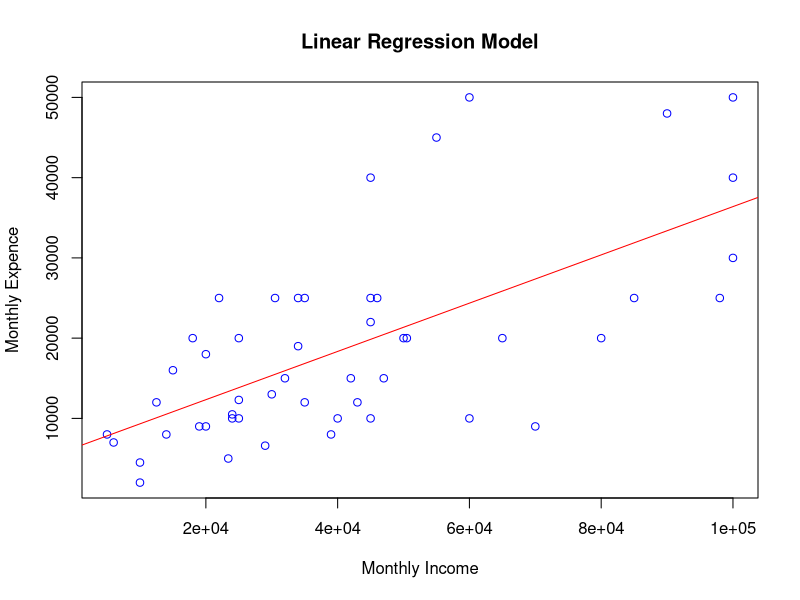
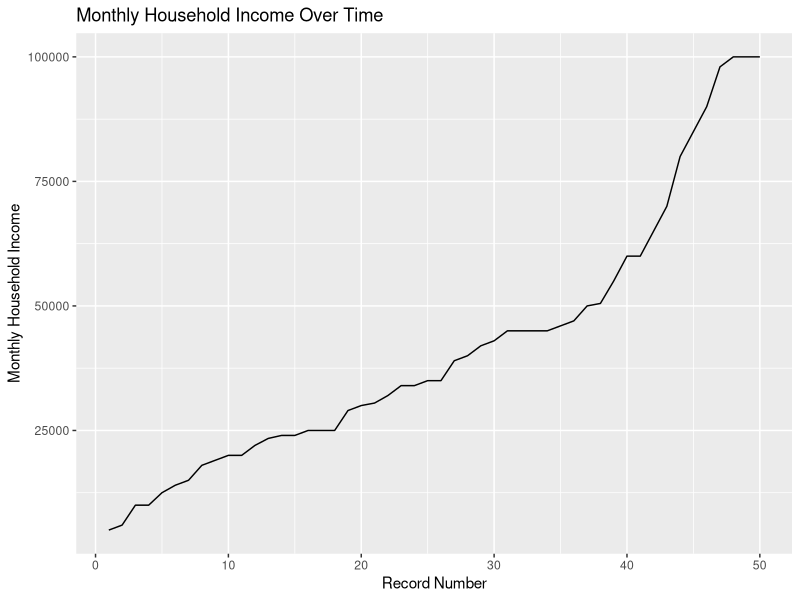
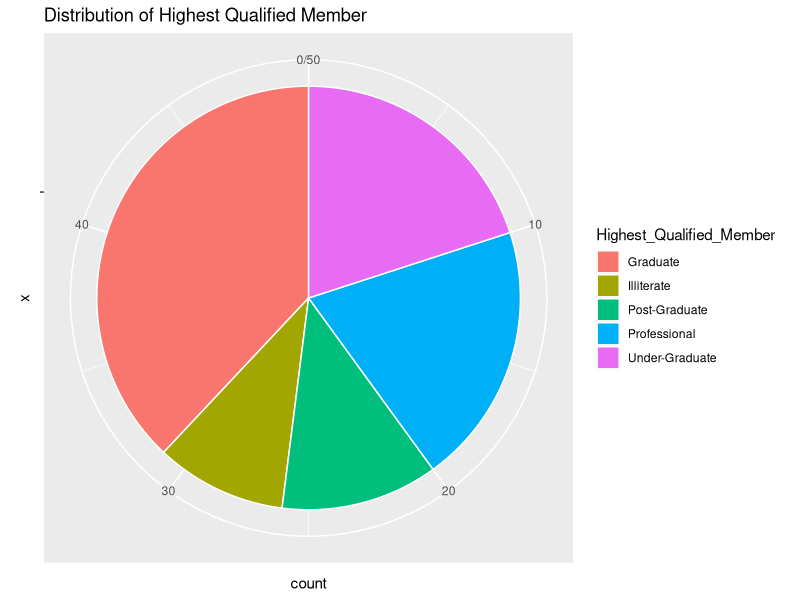
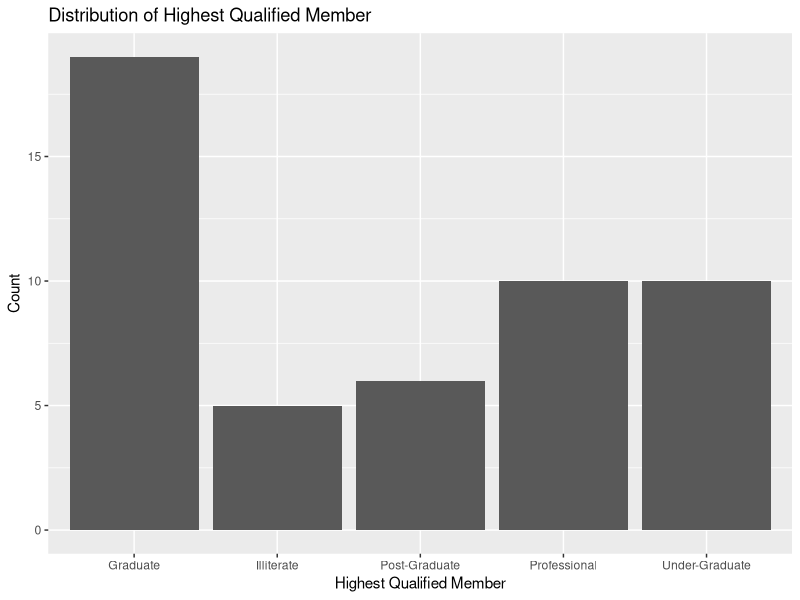
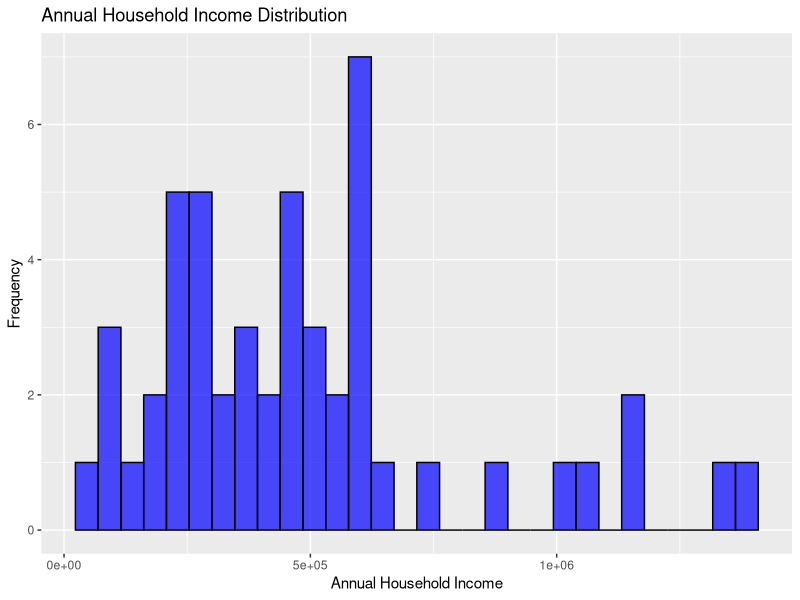
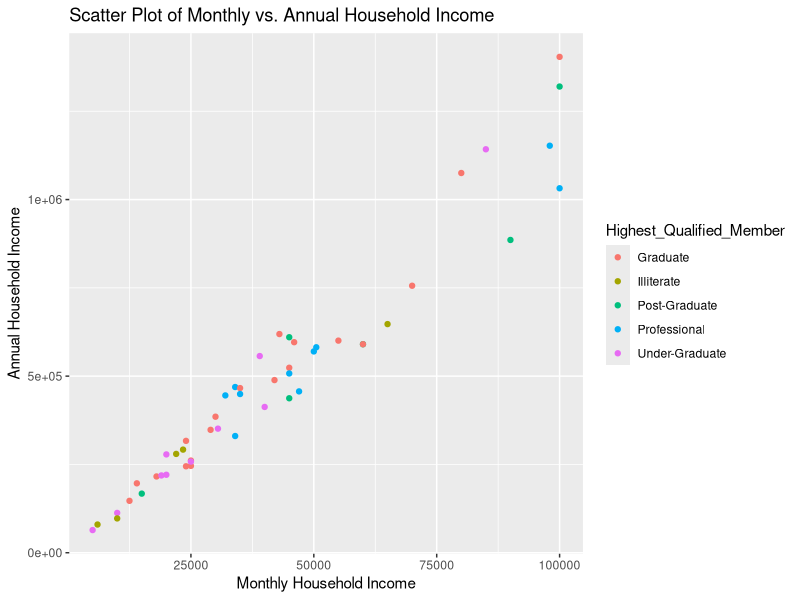
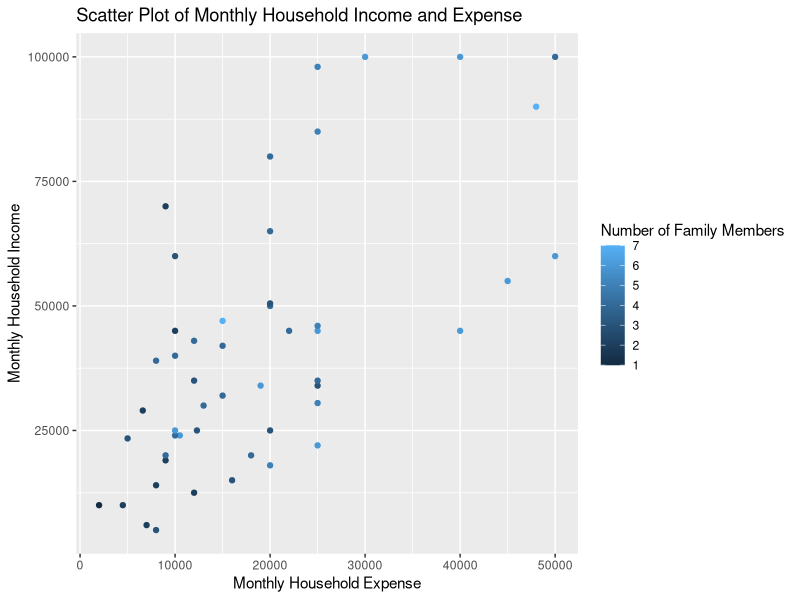

Here is the R script that generated these plots, in order:
#install the required packages
install.packages(c("ggplot2", "dplyr"))

# Load required libraries
library(dplyr)
library(ggplot2)

# Load historical stock price data
data <- read.csv("Inc_Exp_Data.csv")
print(data)
str(data)

# Descriptive statistics
IQR<- IQR(data$Mthly_HH_Expense,na.rm = TRUE)
var<- var(data$Mthly_HH_Expense,na.rm = TRUE)
sd<- sd(data$Mthly_HH_Expense,na.rm = TRUE)

print(paste("IQR of Monthly Expence:", IQR))
print(paste("Variance of Monthly Expence:", var))
print(paste("Standard Deviation of Monthly Expence:", sd))

# Covariance and correlation
cov_matrix <- cov(select(data, Mthly_HH_Income, Mthly_HH_Expense,Annual_HH_Income))
print(cov_matrix)

#summarise
Avg_Annual_Income<- data %>% summarise(AvgAnualIncome = mean(Annual_HH_Income, na.rm = TRUE))
print(Avg_Annual_Income)

#filter
Anual_values<-data%>%filter(Annual_HH_Income>625500)
print(Anual_values)

# Create a linear regression model
model<-lm(Annual_HH_Income~Mthly_HH_Expense+Mthly_HH_Income,data=data)

# Print a summary of the model
summary(model)

#make Prediction
new_data<-data.frame(Mthly_HH_Income=54500,Mthly_HH_Expense=36000)
Annual_HH_Income<-predict(model,new_data)
print(Annual_HH_Income)

# Plot the linear regression model
plot(data$Mthly_HH_Income,data$Mthly_HH_Expense, main = "Linear Regression Model",
     xlab = "Monthly Income", ylab = "Monthly Expence", col = "blue")
abline(lm(data$Mthly_HH_Expense ~ data$Mthly_HH_Income), col = "red")

# Line graph
ggplot(data, aes(x = seq_along(Mthly_HH_Income), y = Mthly_HH_Income)) +
  geom_line() +
  labs(title = "Monthly Household Income Over Time", x = "Record Number"
       , y = "Monthly Household Income")

# Assuming you want to visualize the distribution of Highest_Qualified_Member
qualification_distribution <-data %>% 
  group_by(Highest_Qualified_Member) %>%
  summarise(count = n())
#pie chart
ggplot(qualification_distribution, aes(x = "", y = count, fill = Highest_Qualified_Member)) +
  geom_bar(stat = "identity", width = 1, color = "white") +
  coord_polar("y") +
  labs(title = "Distribution of Highest Qualified Member")


# Bar graph
ggplot(data, aes(x = Highest_Qualified_Member)) +
  geom_bar() +
  labs(title = "Distribution of Highest Qualified Member", x = "Highest Qualified Member",
       y = "Count")

# Histogram
ggplot(data, aes(x = Annual_HH_Income)) +
  geom_histogram(bins = 30, fill = "blue", color = "black", alpha = 0.7) +
  labs(title = "Annual Household Income Distribution", x = "Annual Household Income",
       y = "Frequency")

# Scatter plots
#Scatter Plot of Monthly vs. Annual Household Income
ggplot(data, aes(x = Mthly_HH_Income, y = Annual_HH_Income, color = Highest_Qualified_Member)) +
  geom_point() +
  labs(title = "Scatter Plot of Monthly vs. Annual Household Income",
       x = "Monthly Household Income", y = "Annual Household Income")

#Scatter Plot of Monthly Household Income and Expense
ggplot(data, aes(x = Mthly_HH_Expense, y = Mthly_HH_Income, color = No_of_Fly_Members)) +
  geom_point() +
  labs(title = "Scatter Plot of Monthly Household Income and Expense",
       x = "Monthly Household Expense",
       y = "Monthly Household Income",
       color = "Number of Family Members")





